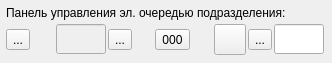
<?xml version="1.0" encoding="UTF-8"?>
<ui version="4.0">
 <class>EQControlWidget</class>
 <widget class="QWidget" name="EQControlWidget">
  <property name="geometry">
   <rect>
    <x>0</x>
    <y>0</y>
    <width>332</width>
    <height>61</height>
   </rect>
  </property>
  <property name="windowTitle">
   <string>Form</string>
  </property>
  <layout class="QGridLayout" name="gridLayout_2">
   <property name="leftMargin">
    <number>6</number>
   </property>
   <property name="topMargin">
    <number>6</number>
   </property>
   <property name="rightMargin">
    <number>6</number>
   </property>
   <property name="bottomMargin">
    <number>6</number>
   </property>
   <property name="spacing">
    <number>2</number>
   </property>
   <item row="0" column="2">
    <widget class="QLabel" name="lblOffice">
     <property name="sizePolicy">
      <sizepolicy hsizetype="Maximum" vsizetype="Preferred">
       <horstretch>0</horstretch>
       <verstretch>0</verstretch>
      </sizepolicy>
     </property>
     <property name="text">
      <string/>
     </property>
    </widget>
   </item>
   <item row="1" column="0">
    <widget class="QToolButton" name="btnMisc">
     <property name="toolTip">
      <string>Дополнительно</string>
     </property>
     <property name="text">
      <string>...</string>
     </property>
     <property name="icon">
      <iconset resource="../../s11main.qrc">
       <normaloff>:/new/prefix1/icons/eq/miscellaneous.png</normaloff>:/new/prefix1/icons/eq/miscellaneous.png</iconset>
     </property>
     <property name="iconSize">
      <size>
       <width>24</width>
       <height>24</height>
      </size>
     </property>
     <property name="checkable">
      <bool>true</bool>
     </property>
    </widget>
   </item>
   <item row="1" column="1" colspan="2">
    <widget class="QStackedWidget" name="stackedWidget">
     <property name="currentIndex">
      <number>0</number>
     </property>
     <widget class="QWidget" name="page">
      <layout class="QGridLayout" name="gridLayout">
       <property name="leftMargin">
        <number>2</number>
       </property>
       <property name="topMargin">
        <number>2</number>
       </property>
       <property name="rightMargin">
        <number>2</number>
       </property>
       <property name="bottomMargin">
        <number>2</number>
       </property>
       <property name="spacing">
        <number>2</number>
       </property>
       <item row="0" column="1">
        <spacer name="horizontalSpacer_3">
         <property name="orientation">
          <enum>Qt::Horizontal</enum>
         </property>
         <property name="sizeHint" stdset="0">
          <size>
           <width>40</width>
           <height>20</height>
          </size>
         </property>
        </spacer>
       </item>
       <item row="0" column="3">
        <widget class="QToolButton" name="btnPrev">
         <property name="toolTip">
          <string>Вызвать предыдущего пациента</string>
         </property>
         <property name="text">
          <string>...</string>
         </property>
         <property name="icon">
          <iconset resource="../../s11main.qrc">
           <normaloff>:/new/prefix1/icons/eq/prev.png</normaloff>:/new/prefix1/icons/eq/prev.png</iconset>
         </property>
         <property name="iconSize">
          <size>
           <width>24</width>
           <height>24</height>
          </size>
         </property>
         <property name="arrowType">
          <enum>Qt::NoArrow</enum>
         </property>
        </widget>
       </item>
       <item row="0" column="5">
        <widget class="QToolButton" name="btnRecall">
         <property name="toolTip">
          <string>Повторный вызов пациента</string>
         </property>
         <property name="text">
          <string>000</string>
         </property>
         <property name="icon">
          <iconset resource="../../s11main.qrc">
           <normaloff>:/new/prefix1/icons/eq/repeat.png</normaloff>:/new/prefix1/icons/eq/repeat.png</iconset>
         </property>
         <property name="iconSize">
          <size>
           <width>24</width>
           <height>24</height>
          </size>
         </property>
         <property name="toolButtonStyle">
          <enum>Qt::ToolButtonTextBesideIcon</enum>
         </property>
        </widget>
       </item>
       <item row="0" column="2">
        <widget class="QLineEdit" name="edtPrev">
         <property name="enabled">
          <bool>false</bool>
         </property>
         <property name="sizePolicy">
          <sizepolicy hsizetype="Expanding" vsizetype="Fixed">
           <horstretch>0</horstretch>
           <verstretch>0</verstretch>
          </sizepolicy>
         </property>
         <property name="minimumSize">
          <size>
           <width>50</width>
           <height>30</height>
          </size>
         </property>
         <property name="maximumSize">
          <size>
           <width>60</width>
           <height>30</height>
          </size>
         </property>
         <property name="toolTip">
          <string>Номер предыдущего пациента</string>
         </property>
        </widget>
       </item>
       <item row="0" column="4">
        <spacer name="horizontalSpacer">
         <property name="orientation">
          <enum>Qt::Horizontal</enum>
         </property>
         <property name="sizeType">
          <enum>QSizePolicy::Preferred</enum>
         </property>
         <property name="sizeHint" stdset="0">
          <size>
           <width>40</width>
           <height>20</height>
          </size>
         </property>
        </spacer>
       </item>
       <item row="0" column="6">
        <spacer name="horizontalSpacer_2">
         <property name="orientation">
          <enum>Qt::Horizontal</enum>
         </property>
         <property name="sizeType">
          <enum>QSizePolicy::Preferred</enum>
         </property>
         <property name="sizeHint" stdset="0">
          <size>
           <width>40</width>
           <height>20</height>
          </size>
         </property>
        </spacer>
       </item>
       <item row="0" column="8">
        <widget class="QToolButton" name="btnCompleteAndNext">
         <property name="toolTip">
          <string>Вызвать следующего с успешным завершением текущего</string>
         </property>
         <property name="text">
          <string>...</string>
         </property>
         <property name="icon">
          <iconset resource="../../s11main.qrc">
           <normaloff>:/new/prefix1/icons/eq/next.png</normaloff>:/new/prefix1/icons/eq/next.png</iconset>
         </property>
         <property name="iconSize">
          <size>
           <width>24</width>
           <height>24</height>
          </size>
         </property>
         <property name="arrowType">
          <enum>Qt::NoArrow</enum>
         </property>
        </widget>
       </item>
       <item row="0" column="9">
        <widget class="QLineEdit" name="edtNext">
         <property name="minimumSize">
          <size>
           <width>50</width>
           <height>30</height>
          </size>
         </property>
         <property name="maximumSize">
          <size>
           <width>60</width>
           <height>30</height>
          </size>
         </property>
         <property name="toolTip">
          <string>Номер следующего пациента</string>
         </property>
        </widget>
       </item>
       <item row="0" column="7">
        <widget class="QToolButton" name="btnCancelAndNext">
         <property name="toolTip">
          <string>Вызвать следующего с отменой текущего</string>
         </property>
         <property name="text">
          <string/>
         </property>
         <property name="icon">
          <iconset resource="../../s11main.qrc">
           <normaloff>:/new/prefix1/icons/eq/next.png</normaloff>:/new/prefix1/icons/eq/next.png</iconset>
         </property>
         <property name="iconSize">
          <size>
           <width>24</width>
           <height>24</height>
          </size>
         </property>
        </widget>
       </item>
      </layout>
     </widget>
     <widget class="QWidget" name="page_2">
      <layout class="QGridLayout" name="gridLayout_3">
       <property name="leftMargin">
        <number>2</number>
       </property>
       <property name="topMargin">
        <number>2</number>
       </property>
       <property name="rightMargin">
        <number>2</number>
       </property>
       <property name="bottomMargin">
        <number>2</number>
       </property>
       <property name="spacing">
        <number>2</number>
       </property>
       <item row="0" column="1">
        <widget class="QToolButton" name="btnStart">
         <property name="toolTip">
          <string>Начать прием пациентов (разблокировать кнопки вызова)</string>
         </property>
         <property name="text">
          <string>Начать прием</string>
         </property>
         <property name="icon">
          <iconset resource="../../s11main.qrc">
           <normaloff>:/new/prefix1/icons/eq/start_queuing.png</normaloff>:/new/prefix1/icons/eq/start_queuing.png</iconset>
         </property>
         <property name="iconSize">
          <size>
           <width>24</width>
           <height>24</height>
          </size>
         </property>
         <property name="checkable">
          <bool>false</bool>
         </property>
         <property name="toolButtonStyle">
          <enum>Qt::ToolButtonTextBesideIcon</enum>
         </property>
        </widget>
       </item>
       <item row="0" column="0">
        <widget class="QToolButton" name="btnStop">
         <property name="toolTip">
          <string>Остановить прием пациентов (заблокировать кнопки вызова)</string>
         </property>
         <property name="text">
          <string>Остановить прием</string>
         </property>
         <property name="icon">
          <iconset resource="../../s11main.qrc">
           <normaloff>:/new/prefix1/icons/eq/stop_queuing.png</normaloff>:/new/prefix1/icons/eq/stop_queuing.png</iconset>
         </property>
         <property name="iconSize">
          <size>
           <width>24</width>
           <height>24</height>
          </size>
         </property>
         <property name="toolButtonStyle">
          <enum>Qt::ToolButtonTextBesideIcon</enum>
         </property>
        </widget>
       </item>
       <item row="0" column="3">
        <widget class="QToolButton" name="btnSettings">
         <property name="toolTip">
          <string>Настройки эл. очереди.</string>
         </property>
         <property name="text">
          <string>...</string>
         </property>
         <property name="icon">
          <iconset resource="../../s11main.qrc">
           <normaloff>:/new/prefix1/icons/eq/configure.png</normaloff>:/new/prefix1/icons/eq/configure.png</iconset>
         </property>
         <property name="iconSize">
          <size>
           <width>24</width>
           <height>24</height>
          </size>
         </property>
        </widget>
       </item>
       <item row="0" column="2">
        <spacer name="horizontalSpacer_4">
         <property name="orientation">
          <enum>Qt::Horizontal</enum>
         </property>
         <property name="sizeHint" stdset="0">
          <size>
           <width>40</width>
           <height>20</height>
          </size>
         </property>
        </spacer>
       </item>
      </layout>
     </widget>
    </widget>
   </item>
   <item row="0" column="0" colspan="2">
    <widget class="QLabel" name="lblTitle">
     <property name="text">
      <string>Панель управления эл. очередью подразделения:</string>
     </property>
    </widget>
   </item>
  </layout>
 </widget>
 <resources>
  <include location="../../s11main.qrc"/>
 </resources>
 <connections/>
</ui>
